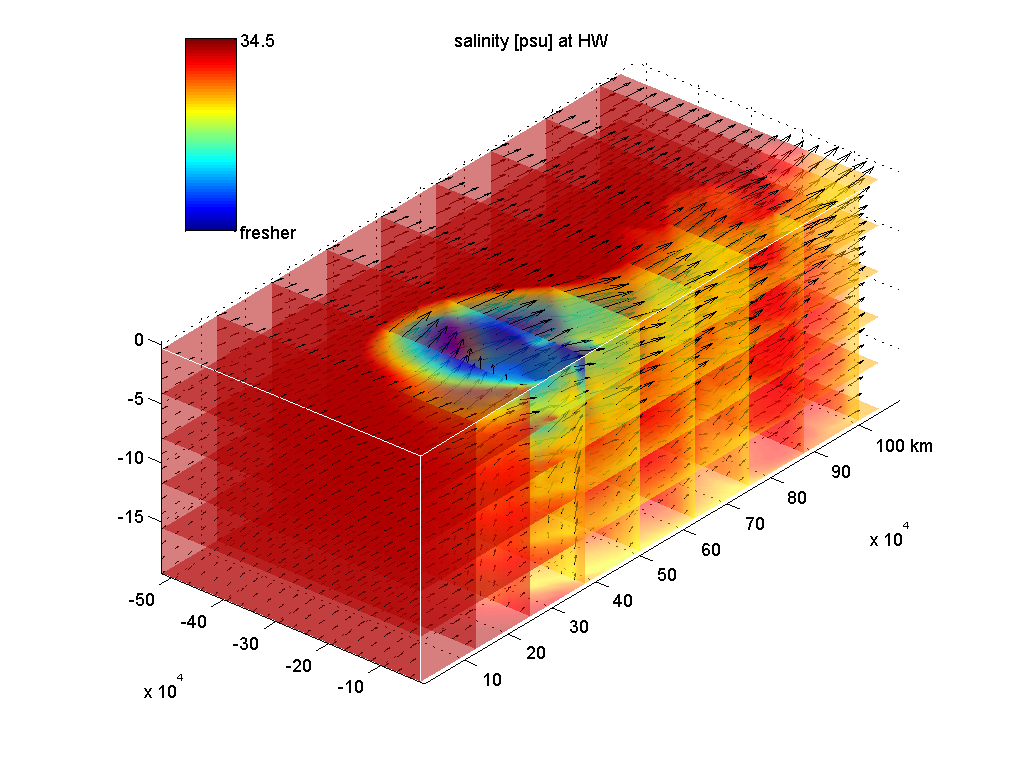
%> input picture applications/delft3d/delft3d_3d_visualisation_example.png, 1025 x 768 px
$ octave --eval "EHY_crop;"   (GNU Octave 9; MATLAB toolbox functions it lacks are replaced by stand-ins)
%> lines starting %> are read from the running program, lines starting %| are printed output that depends on the picture
function EHY_crop(varargin)
%% EHY_crop
%
% This function crops the surrounding area of a figure based on the
% background color.
%
% Example1: EHY_crop
% Example2: EHY_crop('D:\output.png');
% Example3: EHY_crop('D:\output.png','suffix',''); % save cropped fig at same location
% Example4: EHY_crop('D:\output.png','suffix','','disp',0); % save cropped fig at same location, don't disp to Command Window
%
% created by Julien Groenenboom, April 2017
%
%% load figure and set settings
% default settings

OPT.bgColor=[];
OPT.border=2; %pixels to have a small border
OPT.prefix='';
OPT.suffix='_cropped';
OPT.tol=3; %tolerance in color
OPT.disp=1; % display created figure

if nargin>0
    file=varargin{1};
else
    disp('Open a figure')
    [filename, pathname]=uigetfile('*.*','Open a figure');
%> the answer given: ../delft3d/delft3d_3d_visualisation_example.png
    if isnumeric(filename); disp('EHY_crop stopped by user.'); return; end
    file=[pathname filename];
end
[pathstr,name,ext]=fileparts(file);
if isempty(pathstr); pathstr = '.'; end

% set <keyword>,<values>
if length(varargin)>1
    OPT = setproperty(OPT,varargin(2:end));
end
%%
img_uint8=imread(file);
%> img_uint8 is the input picture: size 768x1025x3 uint8; mean R, G, B 229.5, 188.6, 175.7
img=double(img_uint8);

% get bgColor
if isempty(OPT.bgColor)
    r_c1=mode(img(:,1,1));
%> r_c1 = 255
    g_c1=mode(img(:,1,2));
%> g_c1 = 255
    b_c1=mode(img(:,1,3));
%> b_c1 = 255
else
    r_c1=OPT.bgColor(1);
    g_c1=OPT.bgColor(2);
    b_c1=OPT.bgColor(3);
end

check=(abs(img(:,:,1)-r_c1)<OPT.tol)+(abs(img(:,:,2)-g_c1)<OPT.tol)+(abs(img(:,:,3)-b_c1)<OPT.tol);
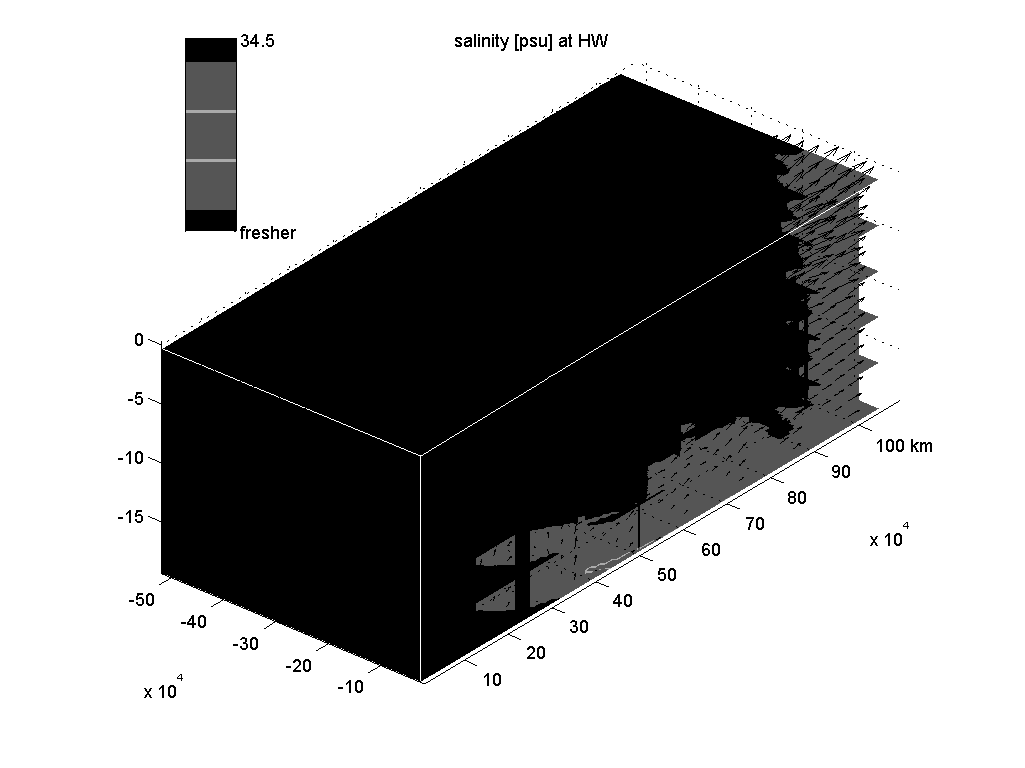
%> check: size 768x1025 double; min 0, max 3, mean 1.93; drawn with min black and max white

cols=sum(check~=3,1);
%> cols = 1025 values, max 512 at index 489, min 0 at index 1, mean 286.4
rows=sum(check~=3,2);
%> rows = 768 values, max 717 at index 409, min 0 at index 1, mean 382.3

m_min=max([find(rows~=0,1,'first')-OPT.border 1]);
%> m_min = 33
m_max=min([find(rows ~=0,1,'last')+OPT.border size(img,1)]);
%> m_max = 700

n_min=max([find(cols~=0,1,'first')-OPT.border 1]);
%> n_min = 117
n_max=min([find(cols ~=0,1,'last')+OPT.border size(img,2)]);
%> n_max = 934

fileName=[pathstr filesep OPT.prefix name OPT.suffix ext];
imwrite(img_uint8(m_min:m_max,n_min:n_max,:),fileName)
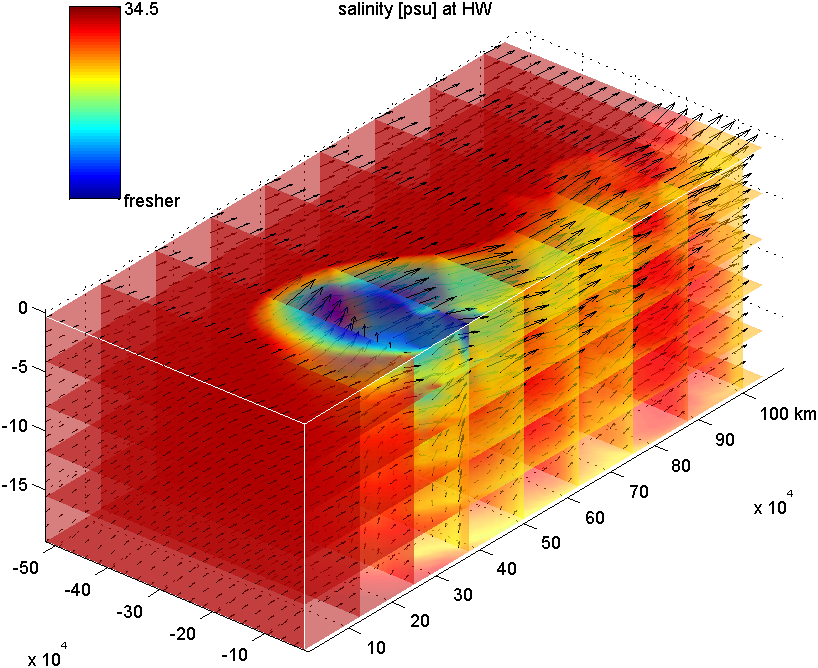
%> saved as delft3d_3d_visualisation_example_cropped.png: size 668x818x3 uint8; mean R, G, B 218.3, 159.3, 140.7
if OPT.disp
    disp(['EHY_crop created file: ' fileName])
end
